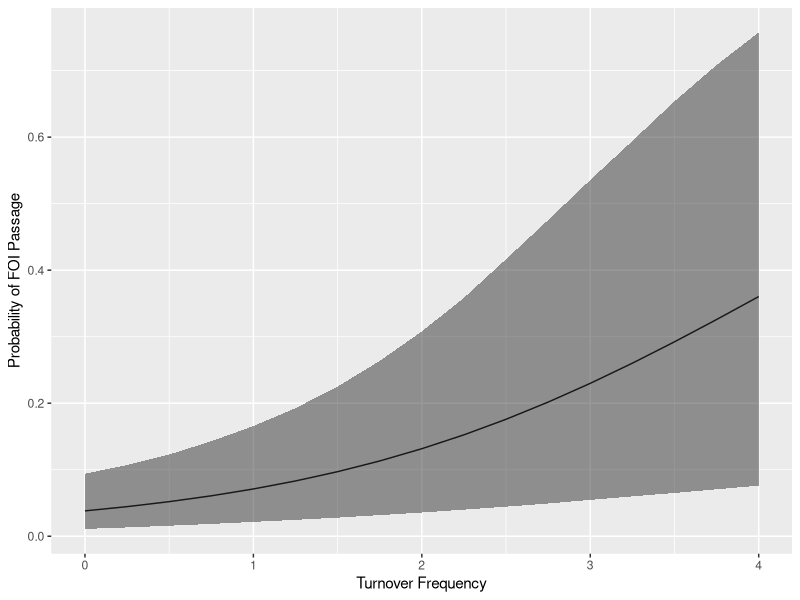

Write R code to recreate this figure.

#Replication data for:
#Berliner, Daniel. 2014. The Political Origins of Transparency. The Journal of Politics, 76(2): 479-491.

setwd("~/Desktop") 

data<-read.csv("FOI_passage_finaldata.csv", header=T)

#variable definitions
#CODE country code
#YEAR year
#DEVELOPING indicator for developing countries
#FOIPASS year of FOI law passage
#turnfreq frequency of turnover
#opp1vote vote share of largest opposition party
#oppvote vote share of all opposition parties
#opp1vote_dev change over time in opp1vote
#turnfreq1 turnover frequency in categories
#FOI_REGIONAL neighborhood context of FOI passage
#FOI_IGO inter-governmental organization context of FOI passage
#polity2 Polity2 democracy index
#NEWDEM new democracy indicator
#logINGO log INGO memberships
#CORRUPTION Transparency International CPI, average over time
#logtrade log trade per GDP
#loggdpcap log GDP per capita
#AID_DEPENDENCE log foreign aid per GDP
#IMFDUMMY use of IMF credit
#FHDEM Freedom House democracy measure
#checks veto players measure from DPI
#PRESSFREEDOM Freedom House freedom of the press
#PRES presidential systems from DPI
#FDISTOCK stock of inward FDI, from UNCTAD
#GDPGRTH GDP growth
#BATTLEDEATHS battle deaths
#INJUD judicial independence from CIRI
#yrcurnt years in office of current ruling party, from DPI


options(scipen=10)

#this function from Chris Adolph simcf package, available on his website
extractdata<-function (formula, data, extra = NULL, na.rm = FALSE) 
{
    subdata <- get_all_vars(formula, data)
    if (!is.null(extra)) {
        if (is.data.frame(extra)) {
            subdata <- cbind(subdata, extra)
        }
        else {
            if (any(class(extra) == "formula")) {
                subdata <- cbind(subdata, get_all_vars(extra, 
                  data))
            }
            else {
                stop("Extra must be a dataframe or formula object")
            }
        }
    }
    if (na.rm) 
        subdata <- na.omit(subdata)
    subdata
}


#data is all years all countries
#data_d is all years developing countries only
#data_s is post90 all countries
#data_ds is post90 developing only
data_d<-data[data$DEVELOPING==1,]
data_s<-data[data$YEAR>1989,]
data_ds<-data_d[data_d$YEAR>1989,]


#set which sample to use
data_x<-data_ds


###Models in main text of paper:

# .... removing code for models 1 through 4

#model 4: both
formula1<-FOIPASS ~ 
polity2 +
turnfreq +
opp1vote + 
NEWDEM +
logINGO +
CORRUPTION +
logtrade +
loggdpcap +
AID_DEPENDENCE +
IMFDUMMY  +
FOI_REGIONAL+
FOI_IGO

mdata1<-extractdata(formula1, data_x, extra=data_x[,c("CODE","YEAR")], na.rm = TRUE)
uc1<-unique(as.character(mdata1$CODE))
mdata1$yearsatrisk<-rep(NA,nrow(mdata1))
for(i in 1:length(uc1)){mdata1$yearsatrisk[mdata1$CODE==uc1[i]]<- 1:(length(mdata1$yearsatrisk[mdata1$CODE==uc1[i]])) }

formula1<-paste("FOIPASS","~", 
"polity2 +opp1vote + turnfreq +FOI_REGIONAL+ FOI_IGO+ NEWDEM  +logINGO+CORRUPTION +loggdpcap +logtrade + AID_DEPENDENCE +IMFDUMMY", sep="")

yearsatrisk_dummies <- model.matrix(~factor(mdata1$yearsatrisk)-1)
yearsatrisk_dummies<-yearsatrisk_dummies[,-1]
selectdata <- cbind(mdata1,yearsatrisk_dummies)
ddnames <- NULL
for (i in 1:ncol(yearsatrisk_dummies)) {
  formula1 <- paste(formula1,"+dd",i,sep="")
  ddnames <- c(ddnames,paste("dd",i,sep=""))
}
names(selectdata) <- c(names(mdata1),ddnames)

m4<-glm(as.formula(formula1), data=selectdata, family=binomial(link="logit"), control=glm.control(maxit=500))
summary(m4)

###############################################################
### My attempt to replicate figure 2

# Create scenario matrix for figure 2
data08 = selectdata[selectdata$YEAR==2008,] # Subset to 2008, so we can get mean 2008 levels
vars = names(coef(m4)); vars=vars[-1] # Pull out coefficients used in model 4, take out intercept
simData = apply(data08[,vars], 2, function(x){ mean(x, na.rm=TRUE) }) # Calculate mean of every variable in 2008
simData[paste0('dd',1:18)] = 0 # Set 
simData['dd18'] = 1

turnFreqRange = seq(0,4,.25) # Set up varying values for turnover frequency
scen = NULL ; for(ii in 1:length(turnFreqRange)){ scen=rbind(scen,simData) } # Expand scenario vector into matrix
scen[,'turnfreq'] = turnFreqRange # Replace mean turn over frequency value with varying values from 0 to 4
scen = cbind(1, scen) # Add intercept term
print(scen)

# Run sims
library(MASS) # load mass library for mvrnorm function
set.seed(6886) # set seed
sims=10000 # number of simulations
draws = mvrnorm(sims, coef(m4), vcov(m4)) # sample from multivariate normal
yVals = draws %*% t(scen) # Calculate predicted values
yProbs = 1/(1+exp(-yVals)) # Calculate predicted probabilities by applying logistic link function

# Get summary stats by scenario
info = function(x){ c( mean(x), quantile(x, probs=c(0.025, 0.975)) )  } # Function to calculate mean and 95% interval for every scenario
ySumm = t(apply(yProbs, 2, info)) # Apply function above to columns of yProbs matrix
colnames(ySumm)=c('mu','lo','hi') # Label columns

# Plot for gg
ggData = data.frame(turnFreqRange, ySumm, row.names=NULL) # Convert to dataframe for plotting

library(ggplot2) # load ggplot library
# Plot
tmp=ggplot(ggData, aes(x=turnFreqRange, y=mu, ymin=lo, ymax=hi))
tmp=tmp + geom_line() + geom_ribbon(alpha=.5)
tmp=tmp + ylab('Probability of FOI Passage') + xlab('Turnover Frequency')
tmp
###############################################################